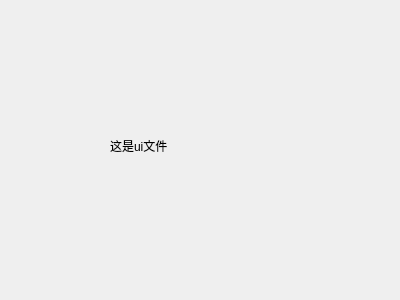
<?xml version="1.0" encoding="UTF-8"?>
<ui version="4.0">
 <class>Dialog</class>
 <widget class="QDialog" name="Dialog">
  <property name="geometry">
   <rect>
    <x>0</x>
    <y>0</y>
    <width>400</width>
    <height>300</height>
   </rect>
  </property>
  <property name="windowTitle">
   <string>Dialog</string>
  </property>
  <widget class="QLabel" name="label">
   <property name="geometry">
    <rect>
     <x>110</x>
     <y>130</y>
     <width>81</width>
     <height>31</height>
    </rect>
   </property>
   <property name="text">
    <string>这是ui文件</string>
   </property>
  </widget>
 </widget>
 <resources/>
 <connections/>
</ui>
